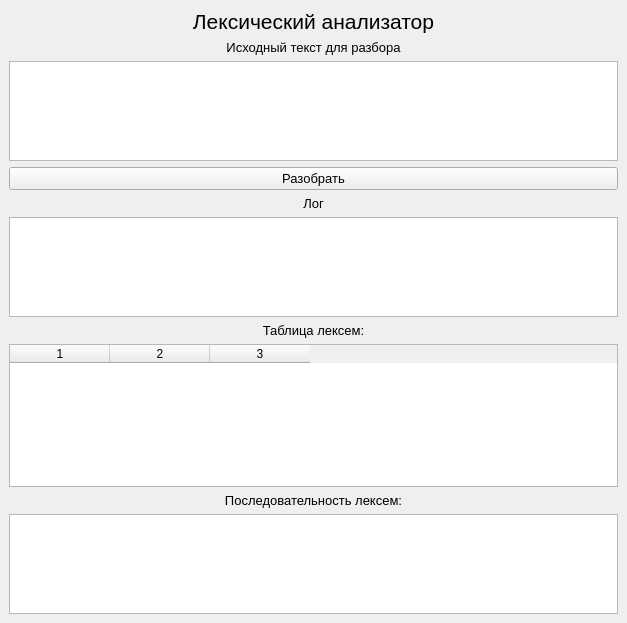
<?xml version="1.0" encoding="UTF-8"?>
<ui version="4.0">
 <class>MainWindow</class>
 <widget class="QMainWindow" name="MainWindow">
  <property name="geometry">
   <rect>
    <x>0</x>
    <y>0</y>
    <width>627</width>
    <height>623</height>
   </rect>
  </property>
  <property name="windowTitle">
   <string>Лексический анализатор</string>
  </property>
  <widget class="QWidget" name="centralwidget">
   <property name="autoFillBackground">
    <bool>false</bool>
   </property>
   <layout class="QVBoxLayout" name="verticalLayout_2">
    <item>
     <widget class="QLabel" name="label">
      <property name="sizePolicy">
       <sizepolicy hsizetype="Preferred" vsizetype="Fixed">
        <horstretch>0</horstretch>
        <verstretch>0</verstretch>
       </sizepolicy>
      </property>
      <property name="font">
       <font>
        <pointsize>16</pointsize>
       </font>
      </property>
      <property name="text">
       <string>Лексический анализатор</string>
      </property>
      <property name="alignment">
       <set>Qt::AlignCenter</set>
      </property>
     </widget>
    </item>
    <item>
     <layout class="QVBoxLayout" name="verticalLayout">
      <item>
       <widget class="QLabel" name="label_6">
        <property name="font">
         <font>
          <pointsize>10</pointsize>
         </font>
        </property>
        <property name="text">
         <string>Исходный текст для разбора</string>
        </property>
        <property name="alignment">
         <set>Qt::AlignCenter</set>
        </property>
       </widget>
      </item>
      <item>
       <widget class="QTextEdit" name="textEdit_InputText">
        <property name="sizePolicy">
         <sizepolicy hsizetype="Expanding" vsizetype="Fixed">
          <horstretch>0</horstretch>
          <verstretch>0</verstretch>
         </sizepolicy>
        </property>
        <property name="maximumSize">
         <size>
          <width>16777215</width>
          <height>100</height>
         </size>
        </property>
       </widget>
      </item>
     </layout>
    </item>
    <item>
     <widget class="QPushButton" name="pushButton_ParseInput">
      <property name="font">
       <font>
        <pointsize>10</pointsize>
       </font>
      </property>
      <property name="text">
       <string>Разобрать</string>
      </property>
     </widget>
    </item>
    <item>
     <widget class="QLabel" name="label_4">
      <property name="sizePolicy">
       <sizepolicy hsizetype="Preferred" vsizetype="Fixed">
        <horstretch>0</horstretch>
        <verstretch>0</verstretch>
       </sizepolicy>
      </property>
      <property name="font">
       <font>
        <pointsize>10</pointsize>
       </font>
      </property>
      <property name="text">
       <string>Лог</string>
      </property>
      <property name="alignment">
       <set>Qt::AlignCenter</set>
      </property>
     </widget>
    </item>
    <item>
     <widget class="QTextBrowser" name="textBrowser_Log">
      <property name="sizePolicy">
       <sizepolicy hsizetype="Expanding" vsizetype="Fixed">
        <horstretch>0</horstretch>
        <verstretch>0</verstretch>
       </sizepolicy>
      </property>
      <property name="minimumSize">
       <size>
        <width>0</width>
        <height>0</height>
       </size>
      </property>
      <property name="maximumSize">
       <size>
        <width>16777215</width>
        <height>100</height>
       </size>
      </property>
      <property name="baseSize">
       <size>
        <width>0</width>
        <height>0</height>
       </size>
      </property>
     </widget>
    </item>
    <item>
     <widget class="QLabel" name="label_3">
      <property name="sizePolicy">
       <sizepolicy hsizetype="Preferred" vsizetype="Fixed">
        <horstretch>0</horstretch>
        <verstretch>0</verstretch>
       </sizepolicy>
      </property>
      <property name="font">
       <font>
        <pointsize>10</pointsize>
       </font>
      </property>
      <property name="text">
       <string>Таблица лексем:</string>
      </property>
      <property name="alignment">
       <set>Qt::AlignCenter</set>
      </property>
     </widget>
    </item>
    <item>
     <widget class="QTableWidget" name="tableWidget_LexemasOut">
      <property name="sizePolicy">
       <sizepolicy hsizetype="Expanding" vsizetype="Expanding">
        <horstretch>0</horstretch>
        <verstretch>0</verstretch>
       </sizepolicy>
      </property>
      <property name="rowCount">
       <number>0</number>
      </property>
      <property name="columnCount">
       <number>3</number>
      </property>
      <attribute name="verticalHeaderVisible">
       <bool>false</bool>
      </attribute>
      <column/>
      <column/>
      <column/>
     </widget>
    </item>
    <item>
     <layout class="QHBoxLayout" name="horizontalLayout_2">
      <item>
       <widget class="QLabel" name="label_5">
        <property name="sizePolicy">
         <sizepolicy hsizetype="Preferred" vsizetype="Fixed">
          <horstretch>0</horstretch>
          <verstretch>0</verstretch>
         </sizepolicy>
        </property>
        <property name="font">
         <font>
          <pointsize>10</pointsize>
         </font>
        </property>
        <property name="text">
         <string>Последовательность лексем:</string>
        </property>
        <property name="alignment">
         <set>Qt::AlignCenter</set>
        </property>
       </widget>
      </item>
     </layout>
    </item>
    <item>
     <widget class="QTextBrowser" name="textBrowser_OutLexemas">
      <property name="sizePolicy">
       <sizepolicy hsizetype="Expanding" vsizetype="Fixed">
        <horstretch>0</horstretch>
        <verstretch>0</verstretch>
       </sizepolicy>
      </property>
      <property name="maximumSize">
       <size>
        <width>16777215</width>
        <height>100</height>
       </size>
      </property>
      <property name="verticalScrollBarPolicy">
       <enum>Qt::ScrollBarAsNeeded</enum>
      </property>
     </widget>
    </item>
   </layout>
  </widget>
 </widget>
 <resources/>
 <connections/>
</ui>
